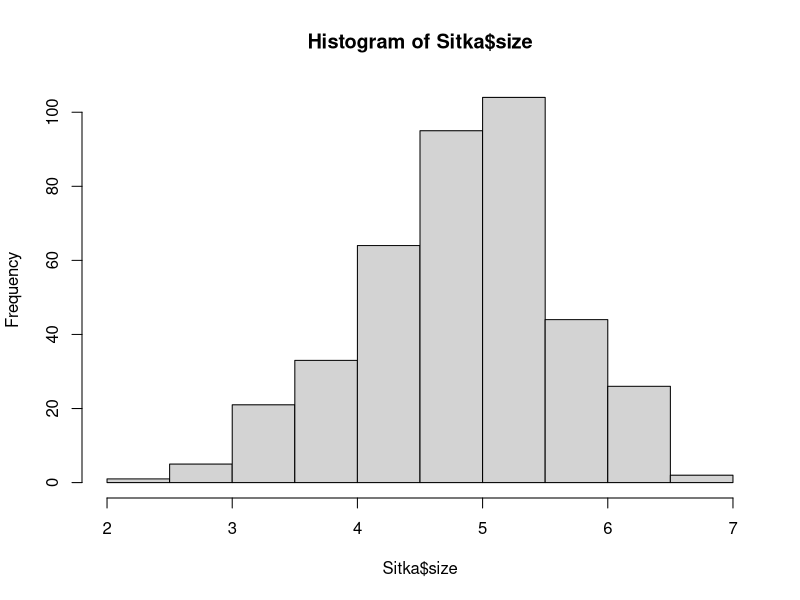
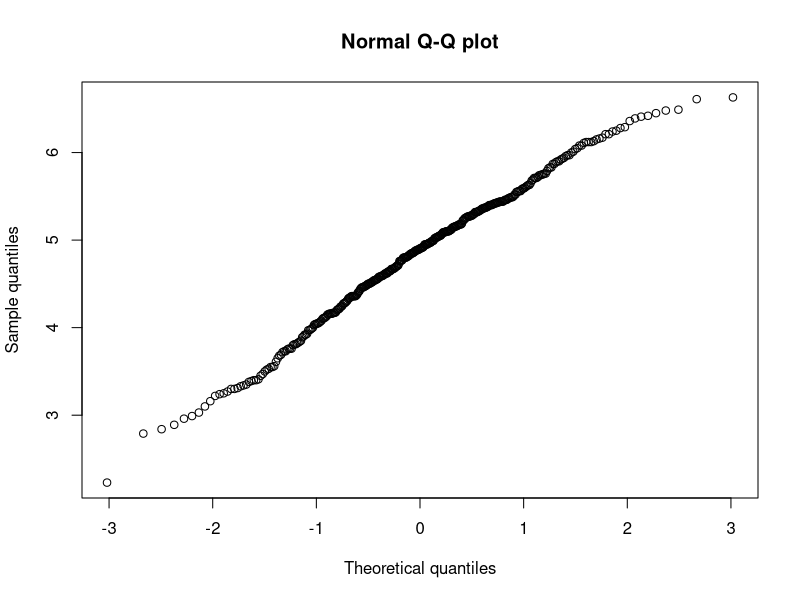
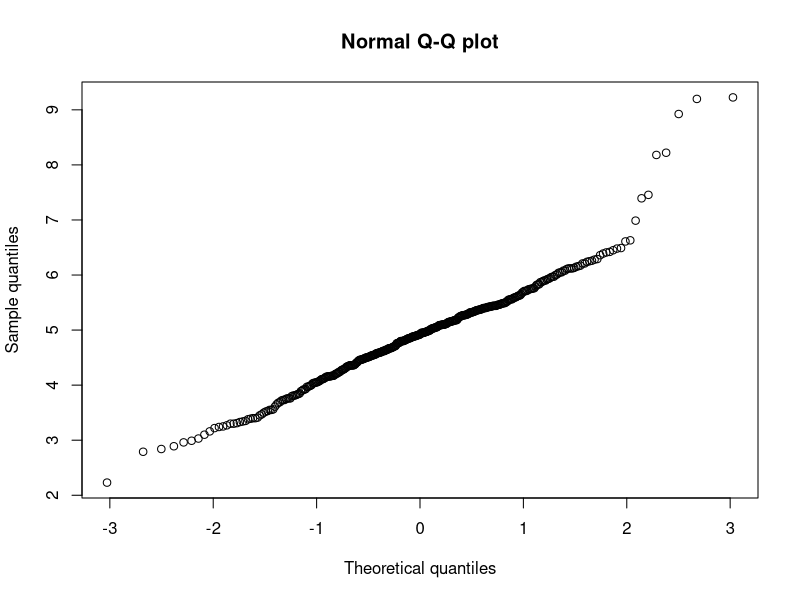
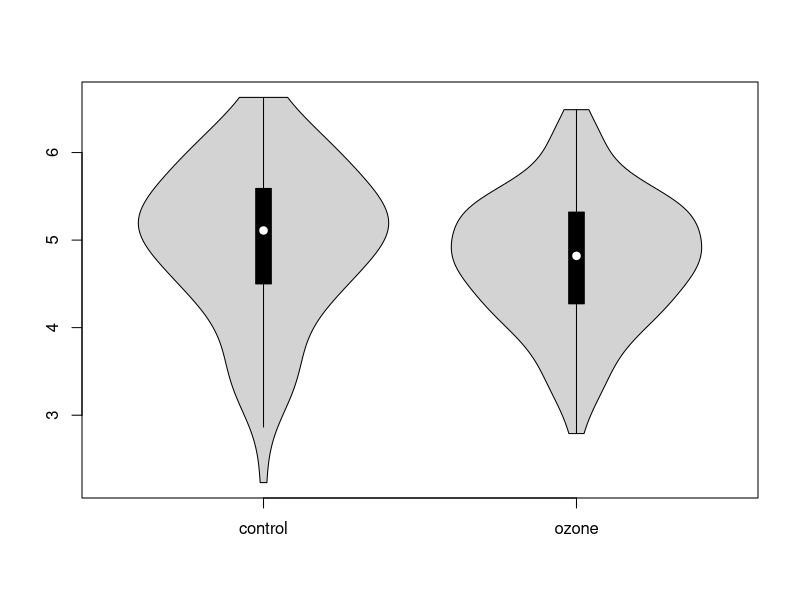
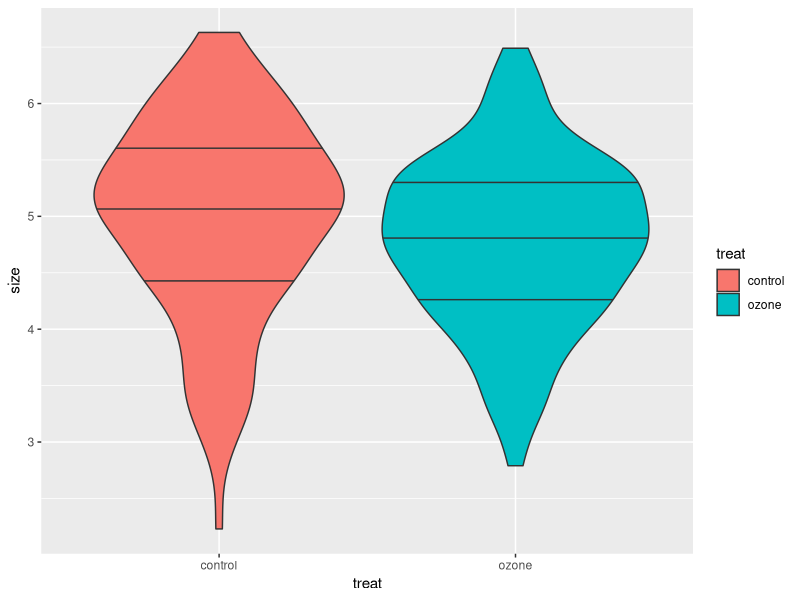
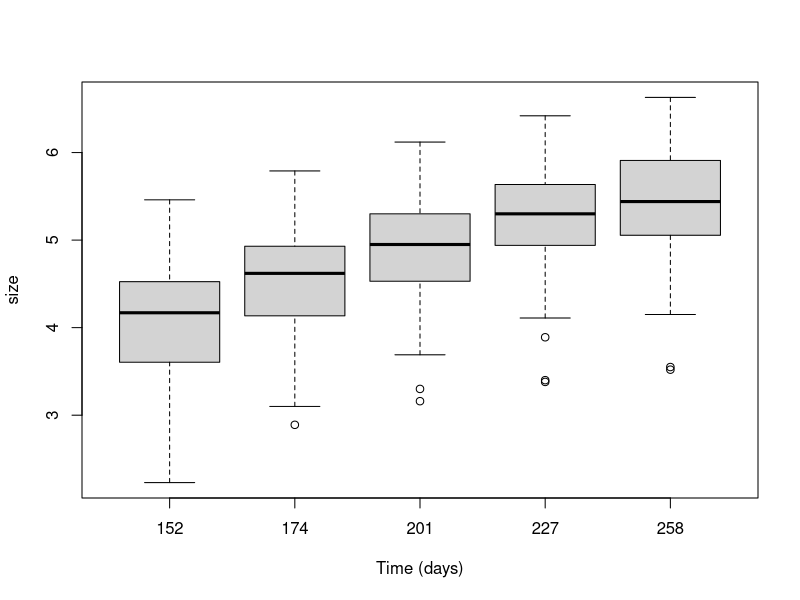
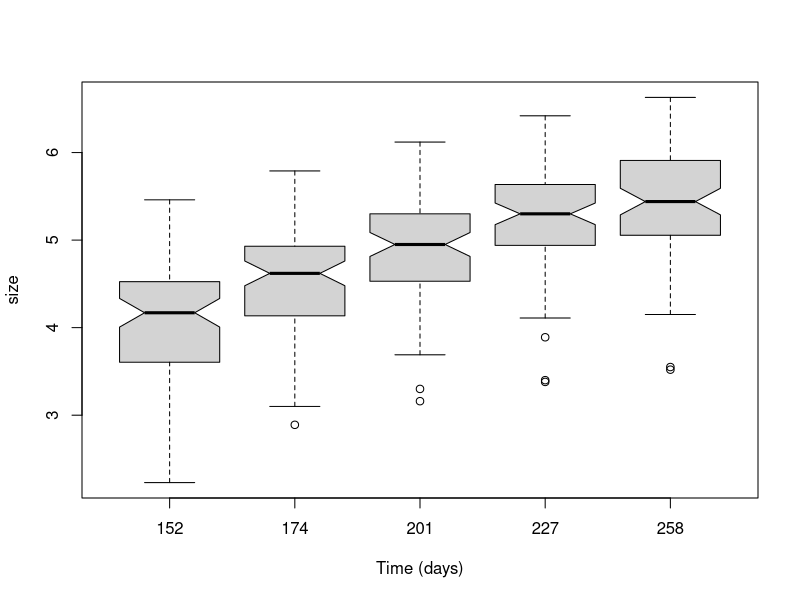
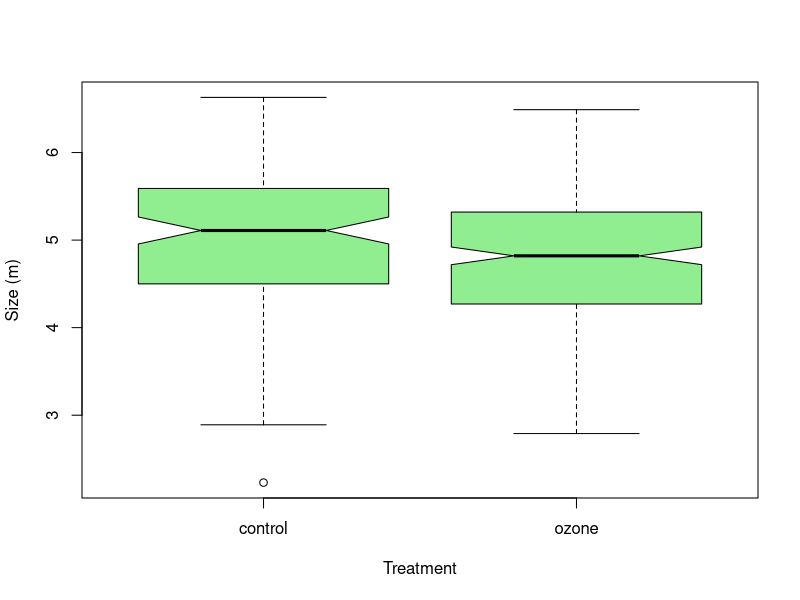

These charts were generated, in order, by the following R code:
#### PLS 298 Applied statistical modeling ####
#### Script file for Class session #1 -- Exploratory Data Analysis ####

# Note the script assumes that you have the class 1 data set saved into the same directory as the script.

# If you'd like to quickly toggle to different parts of this script, you can open the table of contents subwindow (button at top right of this window in RStudio)

install.packages("MASS")
install.packages("lattice")
install.packages("vioplot")

library(MASS)
library(lattice)
library(vioplot)
library(dplyr)
library(ggplot2)
library(dplyr)

# If you need to use an R library or package and don't already have it, you can tell R to download and install it. For example:
# install.packages("vioplot")

#~~~~~~~~~~~~~~~~~~~~~~~~~~~~~~~~~~~~~~~~~~~~~~~~~~~~~~~~~~~~~~~~~~~~~~
#### PART 1 -- Some basic and useful tools for data visualization in R ####
#~~~~~~~~~~~~~~~~~~~~~~~~~~~~~~~~~~~~~~~~~~~~~~~~~~~~~~~~~~~~~~~~~~~~~~

# To introduce some basic but very useful tools for visualizing data, we can start out using the Sitka data set from the MASS library. This data set is from an experiment in which Sitka spruce trees were grown with and without exposure to ozone. It contains the following:
# size -- height of the tree in meters
# Time -- the time the tree height was measured (there are >1 times per tree)
# tree -- the index number for each individual tree
# treat -- a factor variable indicating which treatment the tree received, control or ozone

# Check the data set is loaded and looks OK
head(Sitka)
class(Sitka) # tells you what kind of object this is. In this case, we want it to be a data frame (or a "tibble," which is a form of data frame)
str(Sitka) # more info about the object, including about the different columns it includes, and the types of date in each column. 

# First it's useful to look at the overall distribution of the data.
# That's good to know and also helps check for data entry errors.
hist(Sitka$size)
stem(Sitka$size)

# For example, what if someone typed "61.5" instead of "6.15"?
# Insert the error into the data set:
Sitka$size[which(Sitka$size==6.15)] <- 61.5
# Now it's easy to see it if we just look:
stem(Sitka$size)
# And if we're sure it's a typo we could fix it, or we could set the observation to NA (no data). 
Sitka$size[which(Sitka$size==61.5)] <- 6.15 # <- NA
stem(Sitka$size)

# Make quantile plots of the response variable. A normal quantile plot visually compares the distribution of some data to a normal distribution. 
qqnorm(Sitka$size, main="Normal Q-Q plot", xlab="Theoretical quantiles", ylab="Sample quantiles", )
	# What would it mean if points in the upper tail of the distribution were far above the trend line? 
  # A: skewed to the right
	# For example if the plot looked like this?
Sitka_size_skewed <- c(Sitka$size, rnorm(10, mean=8, sd=1))
qqnorm(Sitka_size_skewed, main="Normal Q-Q plot", xlab="Theoretical quantiles", ylab="Sample quantiles")
# Hint: hist(Sitka_size_skewed)
# Note quantile plots can be also be used to compare data to other distributions, or to compare two data sets.  

#### A) Looking at how the response variable Size is distributed within and across various subgroups of the data. ####

# We can manually break the data into groups for display. Usually we would use automated ways of doing this (see trellis plots and box plots below). But for now, just to make it very explicit, we'll do it manually.

# We are often interested in what the data look like in different experimental treatments. To do this, we can subset the data by treatment level and look at those subgroups. Here treatment is in the column "treat" and has two levels, which we can identify this way:
levels(Sitka$treat) 

x1 <- filter(Sitka, treat=="control")
  # Note the function filter::dplyr is a cleaner way to select rows of a data frame than the more direct but clunky equivalent of selecting elements directly: Sitka[Sitka$treat=="control",]
x2 <- filter(Sitka, treat=="ozone")
vioplot(x1$size, x2$size, names=c("control", "ozone"), col="lightgray")

# We can use the ability of ggplot to split the data into groups before plotting to make a similar plot: 
ggplot(Sitka, aes(y=size, x=treat)) + geom_violin(draw_quantiles = c(0.25, 0.5, 0.75), aes(fill=treat))

# Boxplots are a simple and widely used kind of visual summary and can be used to compare data across groups: 
boxplot(size~Time, Sitka, xlab="Time (days)")
	# Q: What are the different parts of the boxplot displaying and how might those be useful?
  # A: "the five-number summary": minimum, first quartile, median, third quartile, and maximum. The empty circles are outliers.
# Adding "notches" to a boxplot gives a rough visual way to see whether the means of the groups are significantly different: 
boxplot(size~Time, Sitka, xlab="Time (days)", notch=T)

# We can also make boxplots using the formula interface
boxplot(size~treat, Sitka, ylab ="Size (m)", xlab="Treatment", notch=T, col="lightgreen")
boxplot(size~treat+Time,Sitka, col=c("lightblue", "pink"), ylab="Size (m)")
# A quick note on display -- here the axis labels won't fit, so you can rotate them if you want
boxplot(size~treat+Time,Sitka, col=c("lightblue", "pink"), ylab="Size (m)", las=2)


#### B) Looking at relationships among variables in the data set ####

# Basic scatter plot
plot(size~Time, Sitka, xlab="Time (days)", ylab="Size (m)") 

# For looking at continuous data against a factor or grouping variable, in addition to boxplots there are stripplots (also called dotplots):
stripplot(Time~size, data=Sitka, jitter.data=T, group=treat, aspect=1, xlab="Size (m)")

# Lattice plots for displaying scatterplots of two factors stratified by a third
	# Q: What do these show you that the simple scatterplot doesn't? 
stripplot(Time~size|treat, data=Sitka, jitter.data=T, aspect=1, xlab="Size (m)")

# It's often useful to add a smoothed trendline for visualization (Chambers et al. recommend this -- do you think it helps?)
xyplot(size~Time|treat, Sitka, type=c("p", "smooth"))

# Note that a similar plot can also be made with the ggplot2 library.
plot1 <- ggplot(Sitka, aes(Time, size)) + geom_point() + facet_wrap(~treat) 
plot1
plot1 + geom_smooth(span=2)
# By changing the "theme", we can make a visually cleaner version of the same thing: 
plot1 + geom_smooth(span=2, se=FALSE) + theme_classic()

# Going further, there are a bunch of "geom" functions that add things to plots, like smoothed lines, statistical fits with/without error bars etc. 
# And while ggplot2 is a complex library, it allows changing all kinds of things about the appearance of the plot. 
plot1 + theme(panel.background=element_blank()) + theme(title=element_text(colour="purple", size=12))+ theme(axis.line = element_line(size=0.5, colour="orange3")) + theme(strip.background= element_rect(fill="pink")) + theme(strip.text=element_text(size=14, colour="green")) # etc. 
# Ready for publication! :) 


#~~~~~~~~~~~~~~~~~~~~~~~~~~~~~~~~~~~~~~~~~~~~~~~~~~~~~~~~~~~
##### PART 2 -- In-class exercise:                      #### 
#			    Relationships among continuous variables
#~~~~~~~~~~~~~~~~~~~~~~~~~~~~~~~~~~~~~~~~~~~~~~~~~~~~~~~~~~~
# Here is another data set. At a few dozen grassland sites around the world, researchers measured aboveground annual net primary producticity (ANPP1). We also have the mean annual temperature and precipitation from these sites, as well as the type of ecoregion of each site. The data were gathered together to explore how productivity relates to climate.

# The data are from here: 
# http://dx.doi.org/10.3334/ORNLDAAC/654 

d <- read.csv("Grassland_NPP_31_site_summary.csv", na.strings = "-9999")
d <- select(d, Site, Name, Rainfall, Temperature, Ecoregion, ANPP1) # keep only the 

# Each row in the data set represents one site where ANPP was measured. At each site, there are some environmental observations (mean annual "Temperature" in degrees C, and "Rainfall" in mm). The broad Ecoregion is also listed. 

# We would like to use these data to learn something about the relationship between temperature and precipitation on the one hand, and primary productivity on the other. Use graphical techniques to explore to what extent we might be able to do this, and to identify weaknesses. 

# Some particular questions:

# 1) What is the distribution of ANPP across the sites? Does it appear to be normally distributed?

ggplot(d, aes(Site, ANPP1)) +
  geom_point()

hist(d$ANPP1)

qqnorm(d$ANPP1) 
# does not appear to be normally distributed
# there is one very large outlier ANPP1 at site krk that's skewing the data to the right; it may be better to remove it

# 2) Will we be able to make distict conclusions about whether precipition and temperature are associated with ANPP? if not, why not? What might improve our ability to do that? 

ggplot(d, aes(Temperature, ANPP1)) +
  geom_point() +
  geom_smooth() +
  facet_wrap(~Ecoregion)

ggplot(d, aes(Rainfall, ANPP1)) +
  geom_point() +
  geom_smooth() +
  facet_wrap(~Ecoregion)

# there appears to be a bit of a positive relationship between both temp & rainfall and ANPP1, but it is obscured a little by the outlier point

# 3) Does it appear that ANPP relates differently to rainfall and temperature in different types of ecosystems ("Ecoregion")? If so, what would be some ways to what extent can we take that variation into account, or nonetheless make inferences about ANPP responses to  precipitation and temperature?

# separating by Ecoregion breaks up the data into too few data points per Ecoregion to make robust conclusions
# however, in the drier regions it seems like rainfall is a limiting factor for NPP, and increased rain = increased NPP
# in the cold steppe if you squint hard enough there is higher NPP at higher temps; same with savanna
